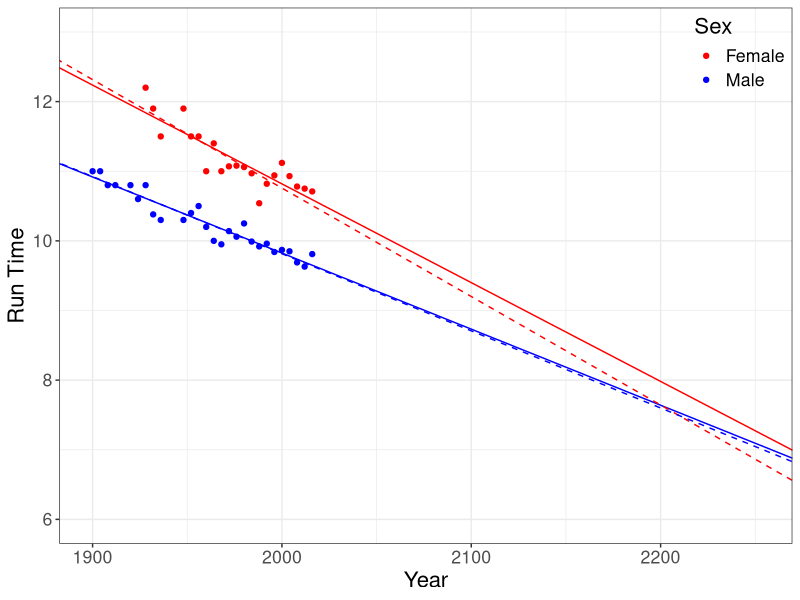

R code for this plot:
# For this script, please set the working directory to the source file location.
library(tidyverse)

run_times <- read.csv("sprint_times.csv")

run_times$gender <- as.character(run_times$gender)
run_times$gender[run_times$gender == "f"] <- "Female"
run_times$gender[run_times$gender == "m"] <- "Male"

lm1 <- lm(time ~ year, data = run_times[run_times$gender == "Female", ])
lm2 <- lm(time ~ year, data = run_times[run_times$gender == "Male", ])

lm1.1 <- lm(time ~ year, data = run_times[run_times$gender == "Female" &
                                            run_times$year < 2005, ])
lm2.1 <- lm(time ~ year, data = run_times[run_times$gender == "Male" &
                                            run_times$year < 2005, ])
pdf("run_times.pdf")
ggplot(run_times, aes(x = year, y = time, color = factor(gender))) +
  geom_point() +
  scale_x_continuous(limits = c(1900, 2252)) +
  scale_y_continuous(limits = c(6, 13)) +
  scale_color_manual(name = "Sex", values = c("red", "blue")) +
  geom_abline(intercept = lm1$coefficients[1], slope = lm1$coefficients[2],
              col = "red") +
  geom_abline(intercept = lm2$coefficients[1], slope = lm2$coefficients[2],
              col = "blue") +
  geom_abline(intercept = lm1.1$coefficients[1], slope = lm1.1$coefficients[2],
              lty = 2, col = "red") +
  geom_abline(intercept = lm2.1$coefficients[1], slope = lm2.1$coefficients[2],
              lty = 2, col = "blue") +
  theme_bw() +
  labs(x = "Year", y = "Run Time") +
  theme(legend.position = c(1, 1),
        legend.justification = c(1, 1),
        legend.background = element_blank(),
        text = element_text(size = 16))
dev.off()
